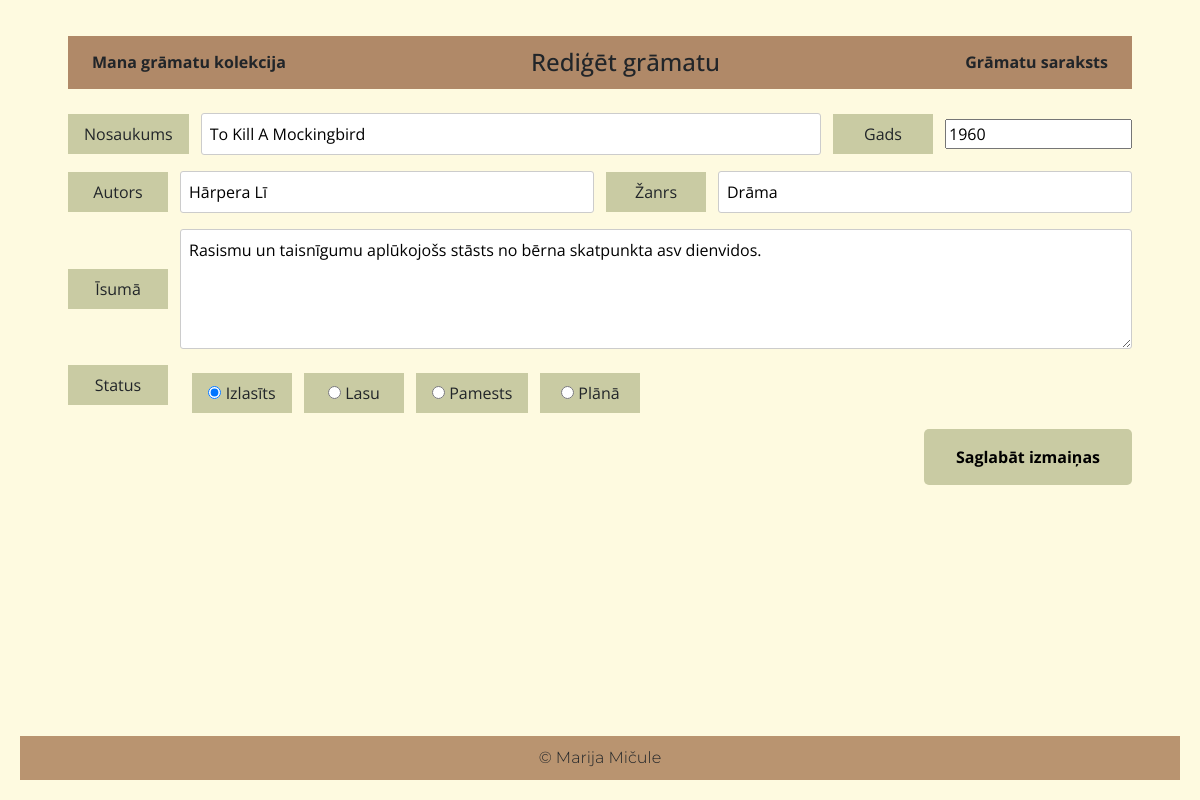
The page /rediģēt/18 on the database its author committed.
### tables this page shows
CREATE TABLE gramatas (
    id INTEGER PRIMARY KEY AUTOINCREMENT,
    nosaukums TEXT NOT NULL,
    gads TEXT NOT NULL,
    autors TEXT NOT NULL,
    zanrs TEXT NOT NULL,
    isuma TEXT NOT NULL,
    statuss TEXT
);

### app.py (the view, shortened to what this page needs)
@app.route("/rediģēt/<int:id>", methods=["GET", "POST"])
def rediget(id):
    conn = sqlite3.connect(DB_PATH)
    conn.row_factory = sqlite3.Row
    cur = conn.cursor()
    cur.execute("SELECT * FROM gramatas WHERE id = ?", (id,))
    gr = cur.fetchone()
    conn.close()
    return render_template("rediget.html", gr=gr)

### templates/rediget.html
{% extends "layout.html" %}
{% block body %}
<div class="form-wrapper">
  <div class="top-bar">
    <a href="{{ url_for('sakums') }}">Mana grāmatu kolekcija</a>
    <h1>Rediģēt grāmatu</h1>
    <a href="{{ url_for('saraksts') }}">Grāmatu saraksts</a>
  </div>
  <form method="POST">
    <div class="form-row">
      <label>Nosaukums</label>
      <input type="text" name="nosaukums" value="{{ gr.nosaukums }}" required>
      <label>Gads</label>
      <input type="number" name="gads" value="{{ gr.gads }}" required>
    </div>
    <div class="form-row">
      <label>Autors</label>
      <input type="text" name="autors" value="{{ gr.autors }}" required>
      <label>Žanrs</label>
      <input type="text" name="zanrs" value="{{ gr.zanrs }}" required>
    </div>
    <div class="form-row">
      <label>Īsumā</label>
      <textarea name="isuma" required>{{ gr.isuma }}</textarea>
    </div>
    <div class="form-row status-row">
      <label>Status</label>
      <div class="status-options">
        {% for status in ["Izlasīts", "Lasu", "Pamests", "Plānā"] %}
          <label>
            <input type="radio" name="statuss" value="{{ status }}" {% if gr.statuss == status %}checked{% endif %}>
            {{ status }}
          </label>
        {% endfor %}
      </div>
    </div>
    <div class="form-row">
      <button class="btn-save" type="submit">Saglabāt izmaiņas</button>
    </div>
  </form>
</div>
{% endblock %}

### static/style.css (style rules this page uses)
:root { --main-bg-color: #fefae0; --header-footer-color: #b99470; --block-bg-color: #a6b37d; --button-bg-color: #c0c78c; --label-bg: #c9cba3; --text-color: #333333; --filter-bg: #dce0bd; --accent: #b08968; }
body { background-color: var(--main-bg-color); margin: 0; padding: 20px; font-family: "Open Sans", sans-serif; display: flex; flex-direction: column; min-height: 100vh; }
a { text-decoration: none; color: inherit; }
.form-wrapper { background-color: var(--main-bg-color); padding: 2vh 4vw; flex-grow: 1; }
.top-bar { display: flex; justify-content: space-between; align-items: center; background-color: var(--accent); padding: 1.5vh 2vw; margin-bottom: 3vh; }
.top-bar h1 { margin: 0; font-size: 2vw; text-align: center; flex: 1; }
.top-bar a { font-weight: bold; white-space: nowrap; }
form { display: flex; flex-direction: column; gap: 2vh; }
.form-row { display: flex; flex-wrap: wrap; align-items: center; gap: 1vw; }
.form-row label { background-color: var(--label-bg); padding: 0.5em 1em; min-width: 100px; text-align: center; }
.form-row input[type="text"], .form-row textarea { flex: 1; min-width: 150px; padding: 0.5em; border: 1px solid #ccc; border-radius: 3px; }
.form-row textarea { height: 15vh; resize: vertical; }
.status-row { align-items: flex-start; }
.status-options { display: flex; flex-wrap: wrap; gap: 1vw; margin-left: 1vw; padding-top: 0.5em; }
.status-options label { white-space: nowrap; font-size: 1em; }
.btn-save { background-color: var(--label-bg); border: none; padding: 1em 2em; font-weight: bold; margin-left: auto; cursor: pointer; font-size: 1em; border-radius: 5px; }

### rows shown on the page
gramatas: nosaukums "To Kill A Mockingbird", gads "1960", autors "Hārpera Lī", zanrs "Drāma", isuma "Rasismu un taisnīgumu aplūkojošs stāsts no bērna skatpunkta asv dienvidos.", statuss "☑ Izlasīts" "☐ Lasu" "☐ Pamests" "☐ Plānā"

### other values the page prints
{{ status }} "Izlasīts" "Lasu" "Pamests" "Plānā"
